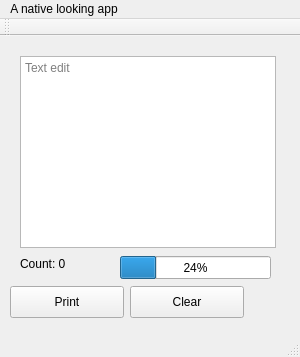
<?xml version="1.0" encoding="UTF-8"?>
<ui version="4.0">
 <class>MainWindow</class>
 <widget class="QMainWindow" name="MainWindow">
  <property name="geometry">
   <rect>
    <x>0</x>
    <y>0</y>
    <width>300</width>
    <height>357</height>
   </rect>
  </property>
  <property name="windowTitle">
   <string>MainWindow</string>
  </property>
  <widget class="QWidget" name="centralWidget">
   <widget class="QPushButton" name="pushButton">
    <property name="geometry">
     <rect>
      <x>10</x>
      <y>250</y>
      <width>114</width>
      <height>32</height>
     </rect>
    </property>
    <property name="text">
     <string>Print</string>
    </property>
   </widget>
   <widget class="QTextBrowser" name="textBrowser">
    <property name="geometry">
     <rect>
      <x>20</x>
      <y>20</y>
      <width>256</width>
      <height>192</height>
     </rect>
    </property>
    <property name="verticalScrollBarPolicy">
     <enum>Qt::ScrollBarAlwaysOff</enum>
    </property>
    <property name="readOnly">
     <bool>false</bool>
    </property>
    <property name="overwriteMode">
     <bool>true</bool>
    </property>
    <property name="placeholderText">
     <string>Text edit</string>
    </property>
   </widget>
   <widget class="responsive_label" name="label">
    <property name="geometry">
     <rect>
      <x>20</x>
      <y>220</y>
      <width>81</width>
      <height>16</height>
     </rect>
    </property>
    <property name="text">
     <string>Count: 0</string>
    </property>
   </widget>
   <widget class="QPushButton" name="pushButton_2">
    <property name="geometry">
     <rect>
      <x>130</x>
      <y>250</y>
      <width>114</width>
      <height>32</height>
     </rect>
    </property>
    <property name="text">
     <string>Clear</string>
    </property>
   </widget>
   <widget class="QProgressBar" name="progressBar">
    <property name="geometry">
     <rect>
      <x>120</x>
      <y>220</y>
      <width>151</width>
      <height>23</height>
     </rect>
    </property>
    <property name="value">
     <number>24</number>
    </property>
   </widget>
  </widget>
  <widget class="QMenuBar" name="menuBar">
   <property name="geometry">
    <rect>
     <x>0</x>
     <y>0</y>
     <width>300</width>
     <height>22</height>
    </rect>
   </property>
   <widget class="QMenu" name="menuA_native_looking_app">
    <property name="title">
     <string>A native looking app</string>
    </property>
   </widget>
   <addaction name="menuA_native_looking_app"/>
  </widget>
  <widget class="QToolBar" name="mainToolBar">
   <attribute name="toolBarArea">
    <enum>TopToolBarArea</enum>
   </attribute>
   <attribute name="toolBarBreak">
    <bool>false</bool>
   </attribute>
  </widget>
  <widget class="QStatusBar" name="statusBar"/>
 </widget>
 <layoutdefault spacing="6" margin="11"/>
 <customwidgets>
  <customwidget>
   <class>responsive_label</class>
   <extends>QLabel</extends>
   <header location="global">responsive_label.h</header>
  </customwidget>
 </customwidgets>
 <resources/>
 <connections>
  <connection>
   <sender>pushButton_2</sender>
   <signal>clicked()</signal>
   <receiver>textBrowser</receiver>
   <slot>clear()</slot>
   <hints>
    <hint type="sourcelabel">
     <x>246</x>
     <y>382</y>
    </hint>
    <hint type="destinationlabel">
     <x>241</x>
     <y>316</y>
    </hint>
   </hints>
  </connection>
  <connection>
   <sender>MainWindow</sender>
   <signal>textCountChanged(int)</signal>
   <receiver>progressBar</receiver>
   <slot>setValue(int)</slot>
   <hints>
    <hint type="sourcelabel">
     <x>367</x>
     <y>337</y>
    </hint>
    <hint type="destinationlabel">
     <x>309</x>
     <y>340</y>
    </hint>
   </hints>
  </connection>
 </connections>
 <slots>
  <signal>textCountChanged(int)</signal>
  <slot>updateTextCount(int)</slot>
 </slots>
</ui>
